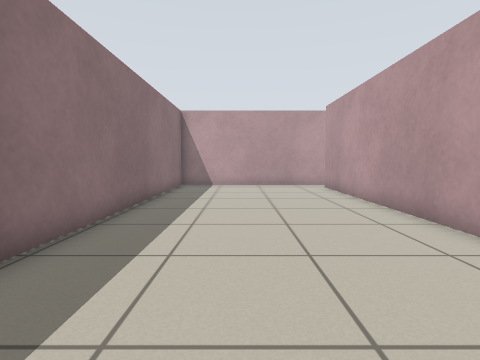
view 1 (above)

23 first-person views from a walk through a Stage world. The camera is 0.68 m above the floor, tilts 4° down and sees 80° across. Floor lines are 1 m apart. The floor is counted in squares, 0.5 m on a side. Each view is taken from the middle of a square. On the plan, view 1 faces up. The plan holds only what a view shows up to about 13 squares ahead; the rest is blank. The robots in the file are not drawn.

view 2
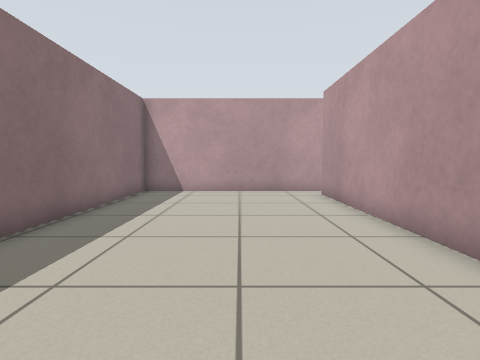

view 3
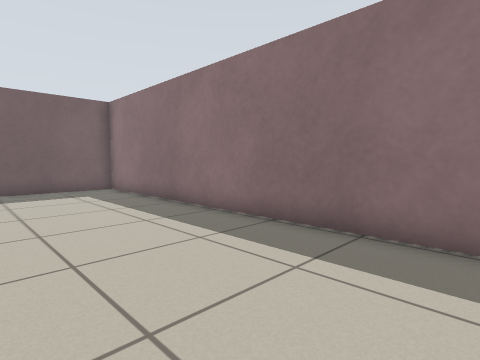

view 4
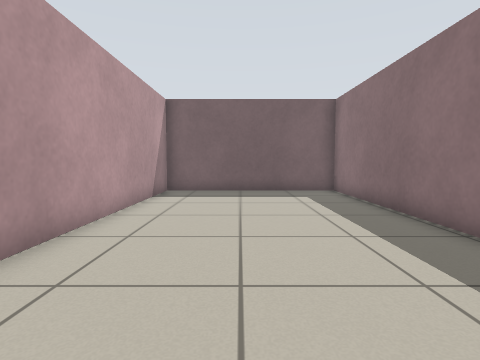

view 5
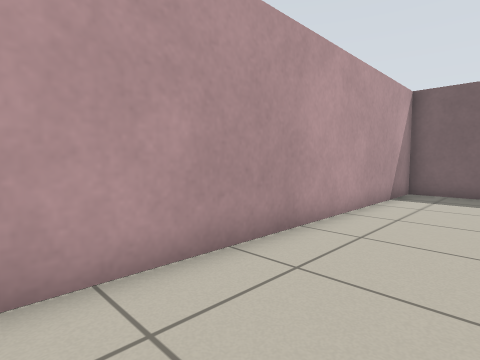

view 6
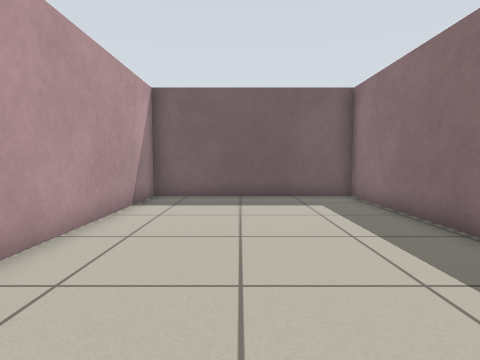

view 7
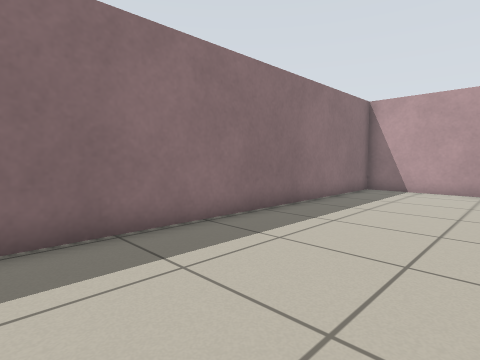

view 8
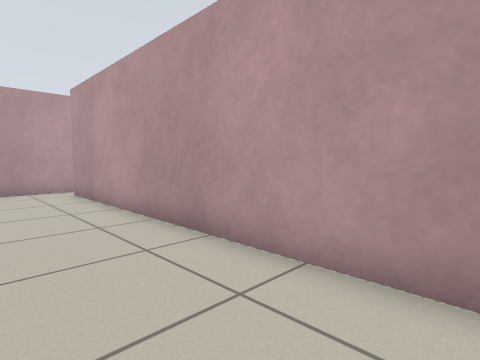

view 9
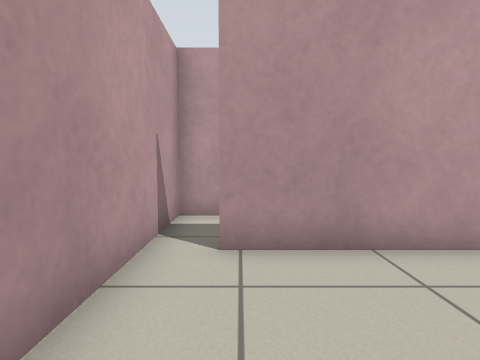

view 10
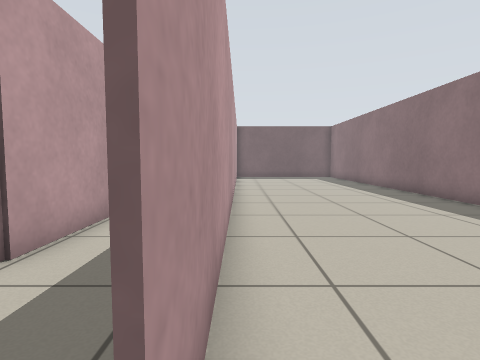

view 11
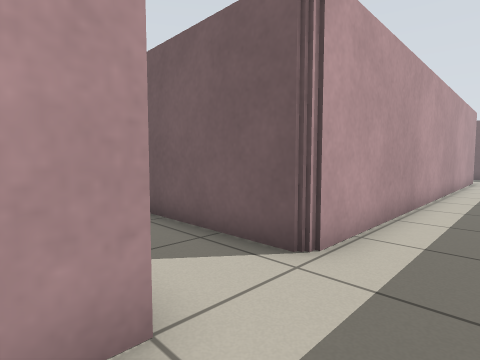

view 12
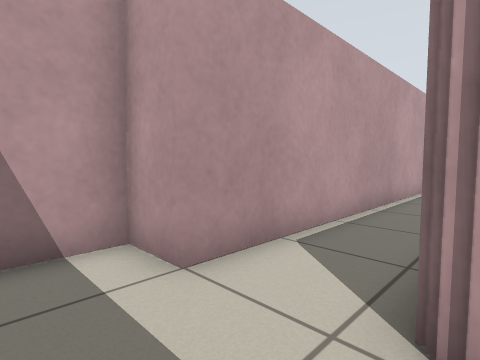

view 13
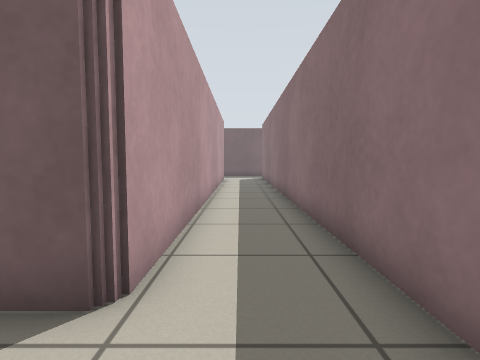

view 14
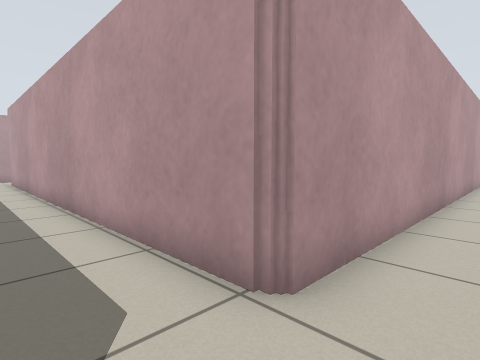

view 15
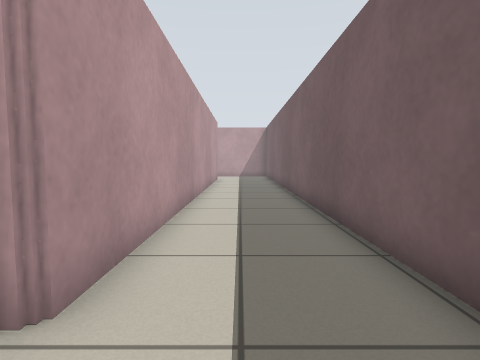

view 16
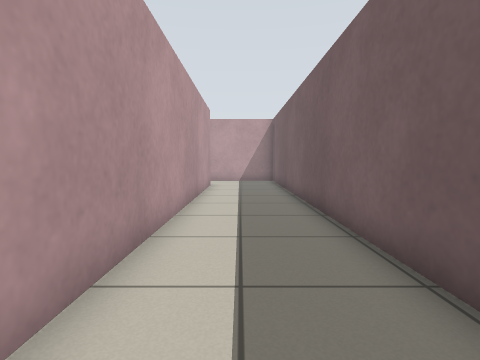

view 17
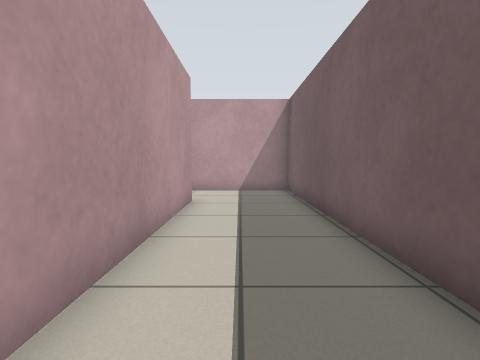

view 18
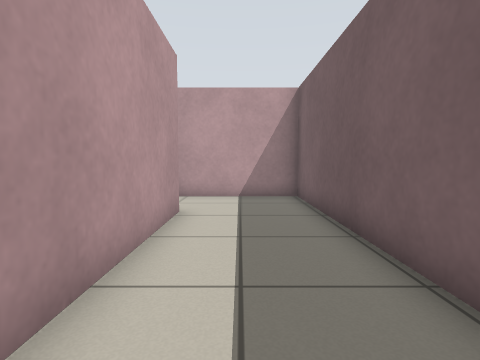

view 19
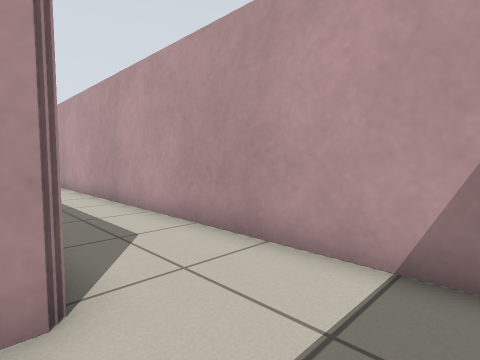

view 20
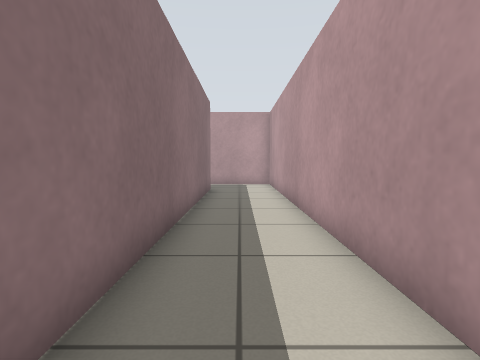

view 21
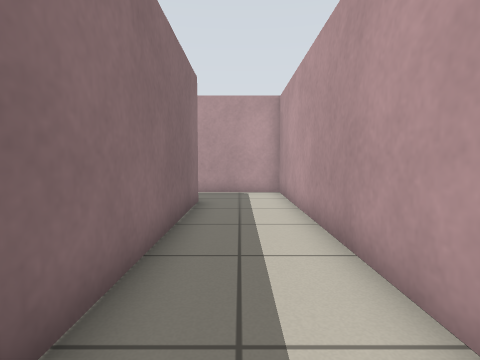

view 22
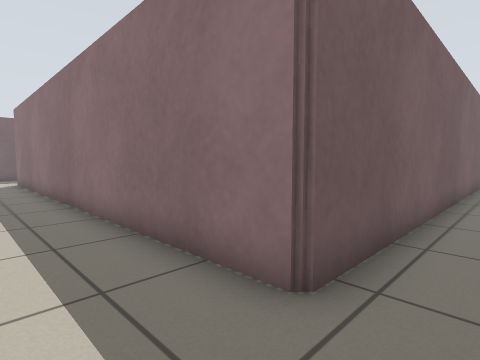

view 23
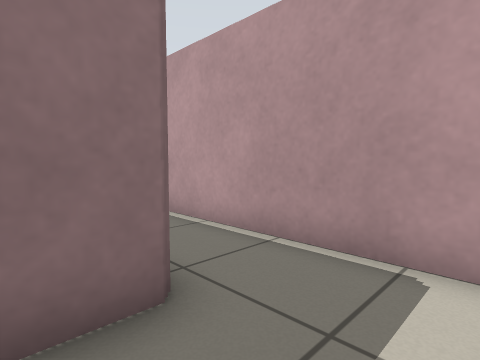

### Floor plan
Ten units are one square. View 1 is at (0, 0); x grows to the right and y downward. Boxes are objects, and circles mark ways between rooms. Rooms are numbered by the first view taken in them; rooms with no view inside come last. Other rooms are left out.
<svg viewBox="-37 -160 329 266">
<path fill="none" stroke="#000" d="M34 -155 -32 -155 -32 77 42 77 42 -144M71 -140 71 -155 34 -155M75 101 287 101 287 -140 212 -140M256 64 71 64 71 -115 256 -115 256 32M186 -140 71 -140M43 -121 43 -9"/>
<circle cx="40" cy="-150" r="3" fill="#2a7"/>
<circle cx="55" cy="-140" r="3" fill="#2a7"/>
<text x="0" y="-40">1</text>
<text x="50" y="-150">2</text>
<text x="160" y="70">3</text>
</svg>
Room 1 opens to room 2. Room 2 opens to room 3.

Where each view was taken, in squares from view 1:
view 1: 0 up, 0 right, facing up
view 2: 3 up, 1 right, facing up
view 3: 6 up, 2 right, facing down-left
view 4: 5 up, 1 right, facing down
view 5: 5 up, 1 right, facing down-right
view 6: 3 up, 1 right, facing down
view 7: 2 up, 2 right, facing up-left
view 8: 2 up, 1 right, facing up-right
view 9: 14 up, 0 right, facing right
view 10: 15 up, 4 right, facing down
view 11: 15 up, 5 right, facing down-right
view 12: 11 up, 5 right, facing up-right
view 13: 14 up, 6 right, facing down
view 14: 8 down, 5 right, facing up-right
view 15: 8 down, 5 right, facing right
view 16: 8 down, 10 right, facing right
view 17: 8 down, 16 right, facing right
view 18: 8 down, 18 right, facing right
view 19: 9 down, 25 right, facing up-right
view 20: 2 down, 27 right, facing up
view 21: 2 up, 27 right, facing up
view 22: 13 up, 28 right, facing down-left
view 23: 10 up, 28 right, facing up-left
